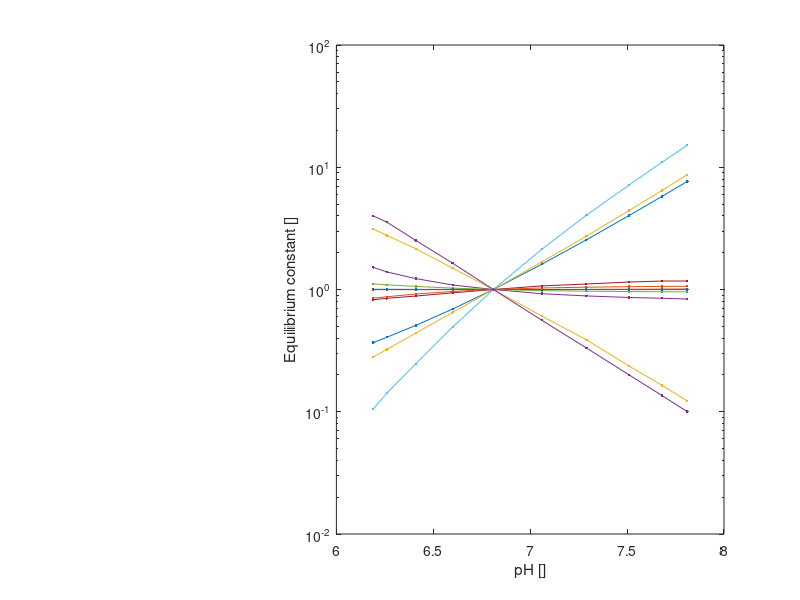

Write the MATLAB code that produced this figure. (Note: this script raises an error after producing the figure.)
% pH values tested
pH_vals     = [6.19 6.26 6.41 6.60 6.81 7.06 7.29 7.51 7.68 7.81];
% keq manually taken from the equilibrator. All concentrations in [mM]
% units.
kEq.HXK     = [2.74E2 3.03E2 3.79E2 5.16E2 7.45E2 1.2E3 1.9E3 3E3 4.3E3 5.7E3];  %dir+
kEq.PGI     = [3.6E-1 3.6E-1 3.6E-1 3.6E-1 3.61E-1 3.61E-1 3.62E-1 3.63E-1 3.64E-1 3.65E-1];  %dir+
kEq.PFK     = [2.56E1 2.96E1 4.03E1 5.95E1 9.15E1 1.54E2 2.5E2 4.05E2 5.91E2 7.95E2];  %dir+, E.C.num.: EC 2.7.1.56
kEq.FBA     = [1.2E-3 1.1E-3 9.7E-4 8.6E-4 7.9E-4 7.3E-4 7E-4 6.8E-4 6.7E-4 6.6E-4];  %dir+
kEq.TPI     = [1/(8.07) 1/(8.21) 1/(8.46) 1/(8.74) 1/(8.97) 1/(9.16) 1/(9.26) 1/(9.33) 1/(9.36) 1/(9.38)];  %dir-
kEq.GAPDH   = [1.7E-3, 2.3E-3, 4.0E-3, 8.0E-3, 1.62E-2, 3.46E-2, 6.56E-2, 1.16E-1,1.78E-1, 2.45E-1];  %dir+
kEq.PGK     = [1/(7.4E-4), 1/(7.2E-4), 1/(6.9E-4), 1/(6.5E-4), 1/(6.1E-4), 1/(5.7E-4), 1/(5.5E-4), 1/(5.3E-4), 1/(5.2E-4), 1/(5.2E-4)];  %dir-
kEq.ENO     = [5.22 5.22 5.21 5.21 5.2 5.2 5.2 5.19 5.19 5.19];  %dir ?
kEq.PGM     = [1/6.62 1/6.44 1/6.12 1/5.83 1/5.62 1/5.46 1/5.38 1/5.33 1/5.3 1/5.29]; %dir-
kEq.PYK     = [1/(3.1E-6) 1/(3.5E-6) 1/(4.5E-6) 1/(6.5E-6) 1/(9.7E-6) 1/(1.6E-5) 1/(2.5E-5) 1/(4.1E-5) 1/(5.9E-5) 1/(7.9E-5)];  %dir-
kEq.PDC     = [1E4 8.9E3 6.3E3 4.1E3 2.5E3 1.4E3 8.31E2 5.01E2 3.39E2 2.51E2];  %dir+

% Generating the reference values
kEq_ref68 = kEq;
for i = 1:length(pH_vals)
    kEq_ref68.HXK(i) = kEq_ref68.HXK(i)./kEq.HXK(5);     %= [2.74E2 3.03E2 3.79E2 5.16E2 7.45E2 1.2E3 1.9E3 3E3 4.3E3 5.7E3];  %dir+
    kEq_ref68.PGI(i) = kEq_ref68.PGI(i)./kEq.PGI(5);   %= [3.6E-1 3.6E-1 3.6E-1 3.6E-1 3.61E-1 3.61E-1 3.62E-1 3.63E-1 3.64E-1 3.65E-1];  %dir+
    kEq_ref68.PFK(i) = kEq_ref68.PFK(i)./kEq.PFK(5);     %= [2.56E1 2.96E1 4.03E1 5.95E1 9.15E1 1.54E2 2.5E2 4.05E2 5.91E2 7.95E2];  %dir+, E.C.num.: EC 2.7.1.56
    kEq_ref68.FBA(i) = kEq_ref68.FBA(i)./kEq.FBA(5);     %= [1.2E-3 1.1E-3 9.7E-4 8.6E-4 7.9E-4 7.3E-4 7E-4 6.8E-4 6.7E-4 6.6E-4];  %dir+
    kEq_ref68.TPI(i) = kEq_ref68.TPI(i)./kEq.TPI(5);     %= [1/(8.07) 1/(8.21) 1/(8.46) 1/(8.74) 1/(8.97) 1/(9.16) 1/(9.26) 1/(9.33) 1/(9.36) 1/(9.38)];  %dir-
    kEq_ref68.GAPDH(i) = kEq_ref68.GAPDH(i)./kEq.GAPDH(5);   %= [1.7E-3, 2.3E-3, 4.0E-3, 8.0E-3, 1.62E-2, 3.46E-2, 6.56E-2, 1.16E-1,1.78E-1, 2.45E-1];  %dir+
    kEq_ref68.PGK(i) = kEq_ref68.PGK(i)./kEq.PGK(5);     %= [1/(7.4E-4), 1/(7.2E-4), 1/(6.9E-4), 1/(6.5E-4), 1/(6.1E-4), 1/(5.7E-4), 1/(5.5E-4), 1/(5.3E-4), 1/(5.2E-4), 1/(5.2E-4)];  %dir-
    kEq_ref68.ENO(i) = kEq_ref68.ENO(i)./kEq.ENO(5);     %= [5.22 5.22 5.21 5.21 5.2 5.2 5.2 5.19 5.19 5.19];  %dir ?
    kEq_ref68.PGM(i) = kEq_ref68.PGM(i)./kEq.PGM(5);     %= [1/6.62 1/6.44 1/6.12 1/5.83 1/5.62 1/5.46 1/5.38 1/5.33 1/5.3 1/5.29]; %dir-
    kEq_ref68.PYK(i) = kEq_ref68.PYK(i)./kEq.PYK(5);     %= [1/(3.1E-6) 1/(3.5E-6) 1/(4.5E-6) 1/(6.5E-6) 1/(9.7E-6) 1/(1.6E-5) 1/(2.5E-5) 1/(4.1E-5) 1/(5.9E-5) 1/(7.9E-5)];  %dir-
    kEq_ref68.PDC(i) = kEq_ref68.PDC(i)./kEq.PDC(5);     %= [1E4 8.9E3 6.3E3 4.1E3 2.5E3 1.4E3 8.31E2 5.01E2 3.39E2 2.51E2];  %dir+
end

%% Creating the figure
% preexisting
dataPlot = cell(1,length(pH_vals));
dataPlotLeft = dataPlot;
enzymeNames = {'hxk','pgi','pfk','fba','tpi','gapdh','pgk','eno','pgm','pyk','pdc'};
colArr = cool(11);
endVals1 = zeros(11,1);
A1 = struct2cell(kEq_ref68);
A2 = struct2cell(kEq);
for i = 1:11
    endVals1(i) = A1{i}(end);
end
[endVals2,idxs] = sort(endVals1,'ascend');

% figure
f101 = figure(101);

% subplot (right)
subplot(1,3,[2 3])
dataPlot{1} = semilogy(pH_vals,kEq_ref68.HXK,'.-'); hold on, %HXK
dataPlot{2} = semilogy(pH_vals,kEq_ref68.PGI,'.-'); hold on, %PGI
dataPlot{3} = semilogy(pH_vals,kEq_ref68.PFK,'.-'); hold on, %PFK
dataPlot{4} = semilogy(pH_vals,kEq_ref68.FBA,'.-'); hold on, %FBA
dataPlot{5} = semilogy(pH_vals,kEq_ref68.TPI,'.-'); hold on, %TPI
dataPlot{6} = semilogy(pH_vals,kEq_ref68.GAPDH,'.-'); hold on, %GAPDH
dataPlot{7} = semilogy(pH_vals,kEq_ref68.PGK,'.-'); hold on, %PGK
dataPlot{8} = semilogy(pH_vals,kEq_ref68.ENO,'.-'); hold on, %ENO
dataPlot{9} = semilogy(pH_vals,kEq_ref68.PGM,'.-'); hold on, %PGM
dataPlot{10} = semilogy(pH_vals,kEq_ref68.PYK,'.-'); hold on, %PYK
dataPlot{11} = semilogy(pH_vals,kEq_ref68.PDC,'.-'); hold on, %PDC
ylim([1E-2 1E2])
ylabel('Equilibrium constant []')
xlabel('pH []')
for i = 1:length(dataPlot)
    % xpos fixed and loop to get ypos
    xpos = 7.85;
    if i == 1, ypos = dataPlot{i}.YData(end) - 0.25;
    elseif i == 3, ypos = dataPlot{i}.YData(end) + 1.5;
    elseif i == 6, ypos = dataPlot{i}.YData(end) + 4;
    elseif i == 7, ypos = dataPlot{i}.YData(end) + 0.75;
    elseif i == 9, ypos = dataPlot{i}.YData(end) + 0.4;
    elseif i == 2, ypos = dataPlot{i}.YData(end) + 0.15;
    elseif i == 8, ypos = dataPlot{i}.YData(end) - 0.1;
    elseif i == 5, ypos = dataPlot{i}.YData(end) - 0.225;
    elseif i == 4, ypos = dataPlot{i}.YData(end) - 0.25;
    elseif i == 11, ypos = dataPlot{i}.YData(end) - 0.01;
    else ypos = dataPlot{i}.YData(end); end
    text(xpos,ypos,enzymeNames{i});
    dataPlot{idxs(i)}.Color = colArr(i,:);
end

% subplot (left)
subplot(1,3,1)
for i = 1:11
    % xpos fixed and loop to get ypos
    xpos = 1.1;
    ypos = A2{i}(5);
%     if i == 1, ypos = A2{i}(5);
%     elseif i == 3, ypos = A2{i}(5);
%     elseif i == 6, ypos = A2{i}(5);
%     elseif i == 7, ypos = A2{i}(5);
%     elseif i == 9, ypos = A2{i}(5);
%     elseif i == 2, ypos = A2{i}(5);
%     elseif i == 8, ypos = A2{i}(5);
%     elseif i == 5, ypos = A2{i}(5);
%     elseif i == 4, ypos = A2{i}(5);
%     elseif i == 11, ypos = A2{i}(5);
%     else ypos = A2{i}(5); end
    
    dataPlotLeft{i} = semilogy(1,ypos,'o'); hold on
    dataPlotLeft{i}.MarkerFaceColor = colArr(i,:);
    dataPlotLeft{i}.Color = 'black';
    text(xpos,ypos,enzymeNames{i});
%     x2 = [0 2];
%     y2 = [1E-1 1E6];
%     patch(x2,y2,'cool')
%     set(gca,'xtick',[])
end

%%
% t = linspace(0, 2*pi, 100);
% x = cos(t);
% y = sin(t);
% c = x; % colored following x value and current colormap
% 
% figure
% patch(x,y,c)
% % hold on
% % scatter(x,y)
% % hold off
% %%
% x = [2 5; 2 5; 5 8];
% y = [4 0; 8 2; 4 0];
% c = [0 3; 6 4; 4 6];
% % x = [-1 1];
% % y = [-1 1];
% % c = [0 1];
% figure
% patch(x,y,c)
% % colorbar

%%